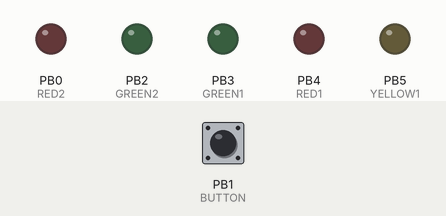
A program run on a simulated ATtiny13, built with avr-gcc and emulated at 0.6 MHz. On the bench: output pins drawn as LEDs (lit = HIGH). Dashed ring = blinking. Inputs (shaded band) come from the test bench; at power-on: PB1 (BUTTON) HIGH.

Above: at 1.2 s.
1.3 s: PB1 (BUTTON) pulled LOW for 0.15 s
At 2.0 s:
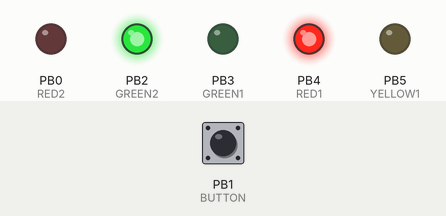
2.9 s: PB1 (BUTTON) pulled LOW for 1 s
At 3.8 s:
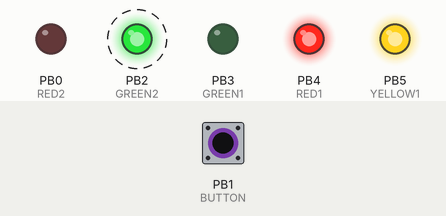
6.5 s: PB1 (BUTTON) pulled LOW for 0.15 s
At 7.4 s:
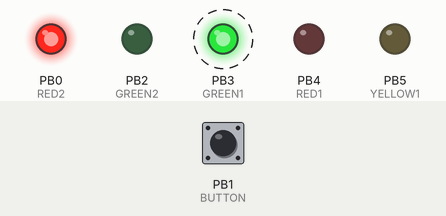
Timing chart, 0 to 11.2 s (numbered marks = the images above; inputs shaded):
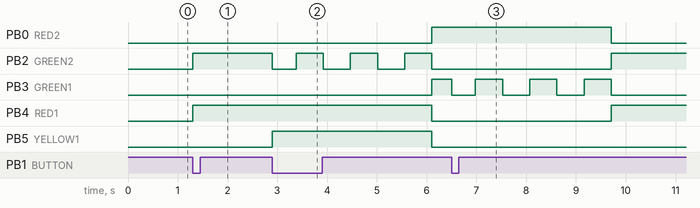

Measured:
- after the input at 1.3 s, PB2 (GREEN2), PB4 (RED1): LOW → HIGH at once
- after the input at 2.9 s, PB0 (RED2), PB3 (GREEN1): LOW → HIGH after 3.2 s; PB2 (GREEN2): alternates HIGH for 0.55 s and LOW for 0.55 s, starting at once; PB4 (RED1): HIGH → LOW after 3.2 s; PB5 (YELLOW1): LOW → HIGH at once, → LOW 3.2 s later
- after the input at 6.5 s, PB0 (RED2): HIGH → LOW after 3.2 s; PB2 (GREEN2), PB4 (RED1): LOW → HIGH after 3.2 s; PB3 (GREEN1): alternates HIGH for 0.55 s and LOW for 0.55 s, 7 changes in all, then stays LOW, starting at once

The program:

main.c
```c
/*
 (Reset) Y1 PB5 [     ] VCC
	     G1 PB3 [     ] PB2 G2
	     R1 PB4 [     ] PB1 Button (Int0)
	        GND [     ] PB0 R2

*/
#ifdef DEBUG
//I do not use yellow pin in debug 'cos it is used as RESET
#define YELLOW(x) 0
#else
#define YELLOW(x) x
#endif


#include <avr/io.h>
#include <avr/interrupt.h>
#include <avr/sleep.h>

#define RED1 PORTB4
#define GREEN1 PORTB3
#define RED2 PORTB0
#define GREEN2 PORTB2
#define BUTTON PORTB1
#define YELLOW1 PORTB5

#define MODE_OLD 255
#define MODE_OFF 0
#define MODE_1 1
#define MODE_2 2


#define FLASH_DELAY_MS 500
#define FLASH_COUNT 3
#define INTERMODE_DELAY_MS 5000

#ifdef DEBUG
#define TURN_OFF_AFTER_MS 10L*1000L
#else
#define TURN_OFF_AFTER_MS 3L*60L*1000L
#endif

#define BUTTON_DELAY_MS 500

volatile unsigned char mode = MODE_OFF;
volatile unsigned char newMode = MODE_OLD;
volatile long msSinceStart = 0;

#define TIMER_SCALE 256L
#define F_CPU 4800000L / 8L
#define TIMER_MAX_VALUE 256L
// something around 9. we do not need very good precision here
#define TIMER_OVERFLOWS_PER_S (F_CPU / (TIMER_MAX_VALUE * TIMER_SCALE))
// something around 100
#define TIMER_MS_IN_1_OVERFLOW (1000 / TIMER_OVERFLOWS_PER_S)


ISR(INT0_vect) {
	newMode = mode == MODE_1 ? MODE_2 : MODE_1;
	GIMSK &= (~(1 << INT0)); //disable interrupts by button
}

ISR(TIM0_OVF_vect)
{
	msSinceStart += TIMER_MS_IN_1_OVERFLOW;
}

void restartTimer() {
	cli();
	msSinceStart = 0;
	TCNT0 = 0;
	sei();
}

long millis() {
	long temp;
	cli();
	temp = msSinceStart;
	sei();
	return temp;
}

#define SHOW(r1,y1,g1,r2,g2) {PORTB = (1 << BUTTON) | (r1 << RED1) | (g1 << GREEN1) | (r2 << RED2) | (g2 << GREEN2) | YELLOW((y1 << YELLOW1));}

void delay(int ms) {
	long now = millis();
	while (millis() - now < ms);
}

void modeOff() {
	SHOW(0,0,0,0,0);
}

void mode1() {
	SHOW(1,0,0,0,1);
}

void mode2() {
	SHOW(0,0,1,1,0);
}

void switchToMode2() {
	for (int i = 0; i < FLASH_COUNT*2; i++) {
		SHOW(1,1,0,0,i%2);
		delay(FLASH_DELAY_MS);
	}
	mode2();
}

void switchToMode1() {
	for (int i = 0; i < FLASH_COUNT*2; i++) {
		SHOW(0,0,i%2,1,0);
		delay(FLASH_DELAY_MS);
	}
	mode1();
}


void sleep() {
	modeOff();
	mode = MODE_OFF;
	newMode = MODE_OFF;
	GIMSK |= (1 << INT0);
	set_sleep_mode(SLEEP_MODE_PWR_DOWN);
	sleep_enable();
	sleep_cpu();
	sleep_disable();
}

int main(void)
{
	//1. setup pins (5 outputs, 1 input) - DDRB
	DDRB = (1 << RED1) | (1 << GREEN1) | (1 << RED2) | (1 << GREEN2) | YELLOW((1 << YELLOW1));
	PORTB = (1 << BUTTON); //pull-up

	//1.5 setup button interrupts
	GIMSK |= (1 << INT0);

	//1.6 setup timer
	#if TIMER_SCALE == 256
	TCCR0B |= (1 << CS02); //scale 256
	#else
		#error "Not defined!"
	#endif
	TIMSK0 |= (1<< TOIE0); //interrupt by overflow
	restartTimer();	//calls 'sei' inside

    while (1)
    {
		long now = millis();
		if (mode == MODE_OFF) {
			restartTimer();
		} else if (now > TURN_OFF_AFTER_MS) {
			sleep();
			continue;
		}
		//3. check button cooldown, check mode changed and update output
		if (newMode != MODE_OLD) {
			//someone pressed button
			switch (newMode) {
				case MODE_1:
					if (mode == MODE_OFF) {
						mode1();
						delay(BUTTON_DELAY_MS);
					} else {
						switchToMode1();
					}
					break;
				case MODE_2:
					switchToMode2();
					break;
			}
			mode = newMode;
			newMode = MODE_OLD;
			restartTimer();
		}
		//if button "unpressed" - restore interrupts
		if ((PINB & (1 << BUTTON))) {
			GIMSK |= (1 << INT0); //restore interrupts
		}

    }
}
```
